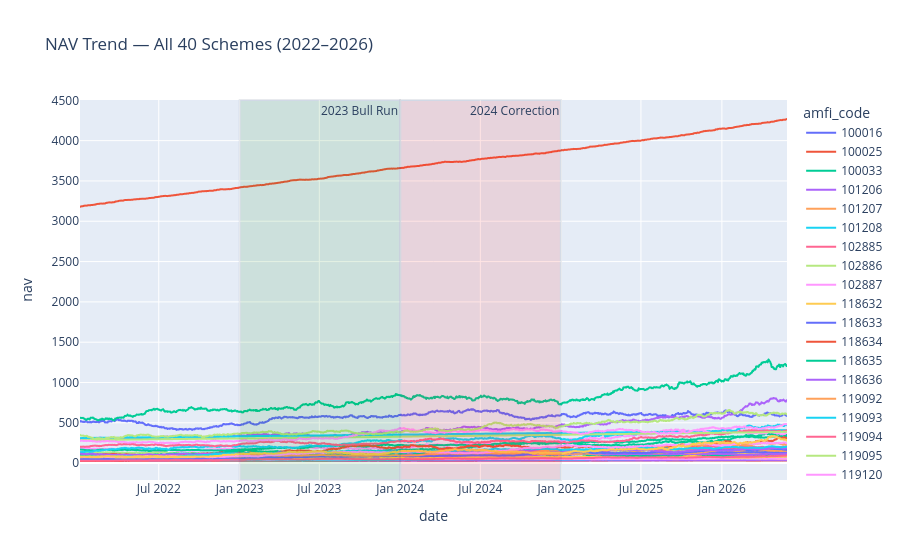

The notebook cell this image was saved under:
### Markdown cell above
## *NAV trend analysis* - *Plotly Line Chart*

### Code cell
fig = px.line(nav, x='date', y='nav', color='amfi_code',
              title='NAV Trend — All 40 Schemes (2022–2026)')
fig.add_vrect(x0="2023-01-01", x1="2023-12-31", fillcolor="green", opacity=0.1,
              annotation_text="2023 Bull Run")
fig.add_vrect(x0="2024-01-01", x1="2024-12-31", fillcolor="red", opacity=0.1,
              annotation_text="2024 Correction")
fig.write_image("nav_trend.png")
fig.show()

### Figure 1 — Plotly figure (JSON) as saved in the notebook; plotly's stock layout.template omitted (floating-point values rounded to 4 significant figures; data arrays with more than 128 entries replaced by an {"elided": "..."} marker saying what was removed)
{"data": [{"hovertemplate": "amfi_code=100016<br>date=%{x}<br>nav=%{y}<extra></extra>", "legendgroup": "100016", "line": {"color": "#636efa", "dash": "solid"}, "marker": {"symbol": "circle"}, "mode": "lines", "name": "100016", "showlegend": true, "type": "scattergl", "x": {"elided": "1150 str values"}, "xaxis": "x", "y": {"elided": "1150 float values"}, "yaxis": "y"}, {"hovertemplate": "amfi_code=100025<br>date=%{x}<br>nav=%{y}<extra></extra>", "legendgroup": "100025", "line": {"color": "#EF553B", "dash": "solid"}, "marker": {"symbol": "circle"}, "mode": "lines", "name": "100025", "showlegend": true, "type": "scattergl", "x": {"elided": "1150 str values"}, "xaxis": "x", "y": {"elided": "1150 float values"}, "yaxis": "y"}, {"hovertemplate": "amfi_code=100033<br>date=%{x}<br>nav=%{y}<extra></extra>", "legendgroup": "100033", "line": {"color": "#00cc96", "dash": "solid"}, "marker": {"symbol": "circle"}, "mode": "lines", "name": "100033", "showlegend": true, "type": "scattergl", "x": {"elided": "1150 str values"}, "xaxis": "x", "y": {"elided": "1150 float values"}, "yaxis": "y"}, {"hovertemplate": "amfi_code=101206<br>date=%{x}<br>nav=%{y}<extra></extra>", "legendgroup": "101206", "line": {"color": "#ab63fa", "dash": "solid"}, "marker": {"symbol": "circle"}, "mode": "lines", "name": "101206", "showlegend": true, "type": "scattergl", "x": {"elided": "1150 str values"}, "xaxis": "x", "y": {"elided": "1150 float values"}, "yaxis": "y"}, {"hovertemplate": "amfi_code=101207<br>date=%{x}<br>nav=%{y}<extra></extra>", "legendgroup": "101207", "line": {"color": "#FFA15A", "dash": "solid"}, "marker": {"symbol": "circle"}, "mode": "lines", "name": "101207", "showlegend": true, "type": "scattergl", "x": {"elided": "1150 str values"}, "xaxis": "x", "y": {"elided": "1150 float values"}, "yaxis": "y"}, {"hovertemplate": "amfi_code=101208<br>date=%{x}<br>nav=%{y}<extra></extra>", "legendgroup": "101208", "line": {"color": "#19d3f3", "dash": "solid"}, "marker": {"symbol": "circle"}, "mode": "lines", "name": "101208", "showlegend": true, "type": "scattergl", "x": {"elided": "1150 str values"}, "xaxis": "x", "y": {"elided": "1150 float values"}, "yaxis": "y"}, {"hovertemplate": "amfi_code=102885<br>date=%{x}<br>nav=%{y}<extra></extra>", "legendgroup": "102885", "line": {"color": "#FF6692", "dash": "solid"}, "marker": {"symbol": "circle"}, "mode": "lines", "name": "102885", "showlegend": true, "type": "scattergl", "x": {"elided": "1150 str values"}, "xaxis": "x", "y": {"elided": "1150 float values"}, "yaxis": "y"}, {"hovertemplate": "amfi_code=102886<br>date=%{x}<br>nav=%{y}<extra></extra>", "legendgroup": "102886", "line": {"color": "#B6E880", "dash": "solid"}, "marker": {"symbol": "circle"}, "mode": "lines", "name": "102886", "showlegend": true, "type": "scattergl", "x": {"elided": "1150 str values"}, "xaxis": "x", "y": {"elided": "1150 float values"}, "yaxis": "y"}, {"hovertemplate": "amfi_code=102887<br>date=%{x}<br>nav=%{y}<extra></extra>", "legendgroup": "102887", "line": {"color": "#FF97FF", "dash": "solid"}, "marker": {"symbol": "circle"}, "mode": "lines", "name": "102887", "showlegend": true, "type": "scattergl", "x": {"elided": "1150 str values"}, "xaxis": "x", "y": {"elided": "1150 float values"}, "yaxis": "y"}, {"hovertemplate": "amfi_code=118632<br>date=%{x}<br>nav=%{y}<extra></extra>", "legendgroup": "118632", "line": {"color": "#FECB52", "dash": "solid"}, "marker": {"symbol": "circle"}, "mode": "lines", "name": "118632", "showlegend": true, "type": "scattergl", "x": {"elided": "1150 str values"}, "xaxis": "x", "y": {"elided": "1150 float values"}, "yaxis": "y"}, {"hovertemplate": "amfi_code=118633<br>date=%{x}<br>nav=%{y}<extra></extra>", "legendgroup": "118633", "line": {"color": "#636efa", "dash": "solid"}, "marker": {"symbol": "circle"}, "mode": "lines", "name": "118633", "showlegend": true, "type": "scattergl", "x": {"elided": "1150 str values"}, "xaxis": "x", "y": {"elided": "1150 float values"}, "yaxis": "y"}, {"hovertemplate": "amfi_code=118634<br>date=%{x}<br>nav=%{y}<extra></extra>", "legendgroup": "118634", "line": {"color": "#EF553B", "dash": "solid"}, "marker": {"symbol": "circle"}, "mode": "lines", "name": "118634", "showlegend": true, "type": "scattergl", "x": {"elided": "1150 str values"}, "xaxis": "x", "y": {"elided": "1150 float values"}, "yaxis": "y"}, {"hovertemplate": "amfi_code=118635<br>date=%{x}<br>nav=%{y}<extra></extra>", "legendgroup": "118635", "line": {"color": "#00cc96", "dash": "solid"}, "marker": {"symbol": "circle"}, "mode": "lines", "name": "118635", "showlegend": true, "type": "scattergl", "x": {"elided": "1150 str values"}, "xaxis": "x", "y": {"elided": "1150 float values"}, "yaxis": "y"}, {"hovertemplate": "amfi_code=118636<br>date=%{x}<br>nav=%{y}<extra></extra>", "legendgroup": "118636", "line": {"color": "#ab63fa", "dash": "solid"}, "marker": {"symbol": "circle"}, "mode": "lines", "name": "118636", "showlegend": true, "type": "scattergl", "x": {"elided": "1150 str values"}, "xaxis": "x", "y": {"elided": "1150 float values"}, "yaxis": "y"}, {"hovertemplate": "amfi_code=119092<br>date=%{x}<br>nav=%{y}<extra></extra>", "legendgroup": "119092", "line": {"color": "#FFA15A", "dash": "solid"}, "marker": {"symbol": "circle"}, "mode": "lines", "name": "119092", "showlegend": true, "type": "scattergl", "x": {"elided": "1150 str values"}, "xaxis": "x", "y": {"elided": "1150 float values"}, "yaxis": "y"}, {"hovertemplate": "amfi_code=119093<br>date=%{x}<br>nav=%{y}<extra></extra>", "legendgroup": "119093", "line": {"color": "#19d3f3", "dash": "solid"}, "marker": {"symbol": "circle"}, "mode": "lines", "name": "119093", "showlegend": true, "type": "scattergl", "x": {"elided": "1150 str values"}, "xaxis": "x", "y": {"elided": "1150 float values"}, "yaxis": "y"}, {"hovertemplate": "amfi_code=119094<br>date=%{x}<br>nav=%{y}<extra></extra>", "legendgroup": "119094", "line": {"color": "#FF6692", "dash": "solid"}, "marker": {"symbol": "circle"}, "mode": "lines", "name": "119094", "showlegend": true, "type": "scattergl", "x": {"elided": "1150 str values"}, "xaxis": "x", "y": {"elided": "1150 float values"}, "yaxis": "y"}, {"hovertemplate": "amfi_code=119095<br>date=%{x}<br>nav=%{y}<extra></extra>", "legendgroup": "119095", "line": {"color": "#B6E880", "dash": "solid"}, "marker": {"symbol": "circle"}, "mode": "lines", "name": "119095", "showlegend": true, "type": "scattergl", "x": {"elided": "1150 str values"}, "xaxis": "x", "y": {"elided": "1150 float values"}, "yaxis": "y"}, {"hovertemplate": "amfi_code=119120<br>date=%{x}<br>nav=%{y}<extra></extra>", "legendgroup": "119120", "line": {"color": "#FF97FF", "dash": "solid"}, "marker": {"symbol": "circle"}, "mode": "lines", "name": "119120", "showlegend": true, "type": "scattergl", "x": {"elided": "1150 str values"}, "xaxis": "x", "y": {"elided": "1150 float values"}, "yaxis": "y"}, {"hovertemplate": "amfi_code=119551<br>date=%{x}<br>nav=%{y}<extra></extra>", "legendgroup": "119551", "line": {"color": "#FECB52", "dash": "solid"}, "marker": {"symbol": "circle"}, "mode": "lines", "name": "119551", "showlegend": true, "type": "scattergl", "x": {"elided": "1150 str values"}, "xaxis": "x", "y": {"elided": "1150 float values"}, "yaxis": "y"}, {"hovertemplate": "amfi_code=119552<br>date=%{x}<br>nav=%{y}<extra></extra>", "legendgroup": "119552", "line": {"color": "#636efa", "dash": "solid"}, "marker": {"symbol": "circle"}, "mode": "lines", "name": "119552", "showlegend": true, "type": "scattergl", "x": {"elided": "1150 str values"}, "xaxis": "x", "y": {"elided": "1150 float values"}, "yaxis": "y"}, {"hovertemplate": "amfi_code=119598<br>date=%{x}<br>nav=%{y}<extra></extra>", "legendgroup": "119598", "line": {"color": "#EF553B", "dash": "solid"}, "marker": {"symbol": "circle"}, "mode": "lines", "name": "119598", "showlegend": true, "type": "scattergl", "x": {"elided": "1150 str values"}, "xaxis": "x", "y": {"elided": "1150 float values"}, "yaxis": "y"}, {"hovertemplate": "amfi_code=119599<br>date=%{x}<br>nav=%{y}<extra></extra>", "legendgroup": "119599", "line": {"color": "#00cc96", "dash": "solid"}, "marker": {"symbol": "circle"}, "mode": "lines", "name": "119599", "showlegend": true, "type": "scattergl", "x": {"elided": "1150 str values"}, "xaxis": "x", "y": {"elided": "1150 float values"}, "yaxis": "y"}, {"hovertemplate": "amfi_code=120503<br>date=%{x}<br>nav=%{y}<extra></extra>", "legendgroup": "120503", "line": {"color": "#ab63fa", "dash": "solid"}, "marker": {"symbol": "circle"}, "mode": "lines", "name": "120503", "showlegend": true, "type": "scattergl", "x": {"elided": "1150 str values"}, "xaxis": "x", "y": {"elided": "1150 float values"}, "yaxis": "y"}, {"hovertemplate": "amfi_code=120504<br>date=%{x}<br>nav=%{y}<extra></extra>", "legendgroup": "120504", "line": {"color": "#FFA15A", "dash": "solid"}, "marker": {"symbol": "circle"}, "mode": "lines", "name": "120504", "showlegend": true, "type": "scattergl", "x": {"elided": "1150 str values"}, "xaxis": "x", "y": {"elided": "1150 float values"}, "yaxis": "y"}, {"hovertemplate": "amfi_code=120505<br>date=%{x}<br>nav=%{y}<extra></extra>", "legendgroup": "120505", "line": {"color": "#19d3f3", "dash": "solid"}, "marker": {"symbol": "circle"}, "mode": "lines", "name": "120505", "showlegend": true, "type": "scattergl", "x": {"elided": "1150 str values"}, "xaxis": "x", "y": {"elided": "1150 float values"}, "yaxis": "y"}, {"hovertemplate": "amfi_code=120506<br>date=%{x}<br>nav=%{y}<extra></extra>", "legendgroup": "120506", "line": {"color": "#FF6692", "dash": "solid"}, "marker": {"symbol": "circle"}, "mode": "lines", "name": "120506", "showlegend": true, "type": "scattergl", "x": {"elided": "1150 str values"}, "xaxis": "x", "y": {"elided": "1150 float values"}, "yaxis": "y"}, {"hovertemplate": "amfi_code=120507<br>date=%{x}<br>nav=%{y}<extra></extra>", "legendgroup": "120507", "line": {"color": "#B6E880", "dash": "solid"}, "marker": {"symbol": "circle"}, "mode": "lines", "name": "120507", "showlegend": true, "type": "scattergl", "x": {"elided": "1150 str values"}, "xaxis": "x", "y": {"elided": "1150 float values"}, "yaxis": "y"}, {"hovertemplate": "amfi_code=120841<br>date=%{x}<br>nav=%{y}<extra></extra>", "legendgroup": "120841", "line": {"color": "#FF97FF", "dash": "solid"}, "marker": {"symbol": "circle"}, "mode": "lines", "name": "120841", "showlegend": true, "type": "scattergl", "x": {"elided": "1150 str values"}, "xaxis": "x", "y": {"elided": "1150 float values"}, "yaxis": "y"}, {"hovertemplate": "amfi_code=120842<br>date=%{x}<br>nav=%{y}<extra></extra>", "legendgroup": "120842", "line": {"color": "#FECB52", "dash": "solid"}, "marker": {"symbol": "circle"}, "mode": "lines", "name": "120842", "showlegend": true, "type": "scattergl", "x": {"elided": "1150 str values"}, "xaxis": "x", "y": {"elided": "1150 float values"}, "yaxis": "y"}, {"hovertemplate": "amfi_code=120843<br>date=%{x}<br>nav=%{y}<extra></extra>", "legendgroup": "120843", "line": {"color": "#636efa", "dash": "solid"}, "marker": {"symbol": "circle"}, "mode": "lines", "name": "120843", "showlegend": true, "type": "scattergl", "x": {"elided": "1150 str values"}, "xaxis": "x", "y": {"elided": "1150 float values"}, "yaxis": "y"}, {"hovertemplate": "amfi_code=120844<br>date=%{x}<br>nav=%{y}<extra></extra>", "legendgroup": "120844", "line": {"color": "#EF553B", "dash": "solid"}, "marker": {"symbol": "circle"}, "mode": "lines", "name": "120844", "showlegend": true, "type": "scattergl", "x": {"elided": "1150 str values"}, "xaxis": "x", "y": {"elided": "1150 float values"}, "yaxis": "y"}, {"hovertemplate": "amfi_code=125497<br>date=%{x}<br>nav=%{y}<extra></extra>", "legendgroup": "125497", "line": {"color": "#00cc96", "dash": "solid"}, "marker": {"symbol": "circle"}, "mode": "lines", "name": "125497", "showlegend": true, "type": "scattergl", "x": {"elided": "1150 str values"}, "xaxis": "x", "y": {"elided": "1150 float values"}, "yaxis": "y"}, {"hovertemplate": "amfi_code=125498<br>date=%{x}<br>nav=%{y}<extra></extra>", "legendgroup": "125498", "line": {"color": "#ab63fa", "dash": "solid"}, "marker": {"symbol": "circle"}, "mode": "lines", "name": "125498", "showlegend": true, "type": "scattergl", "x": {"elided": "1150 str values"}, "xaxis": "x", "y": {"elided": "1150 float values"}, "yaxis": "y"}, {"hovertemplate": "amfi_code=148567<br>date=%{x}<br>nav=%{y}<extra></extra>", "legendgroup": "148567", "line": {"color": "#FFA15A", "dash": "solid"}, "marker": {"symbol": "circle"}, "mode": "lines", "name": "148567", "showlegend": true, "type": "scattergl", "x": {"elided": "1150 str values"}, "xaxis": "x", "y": {"elided": "1150 float values"}, "yaxis": "y"}, {"hovertemplate": "amfi_code=148568<br>date=%{x}<br>nav=%{y}<extra></extra>", "legendgroup": "148568", "line": {"color": "#19d3f3", "dash": "solid"}, "marker": {"symbol": "circle"}, "mode": "lines", "name": "148568", "showlegend": true, "type": "scattergl", "x": {"elided": "1150 str values"}, "xaxis": "x", "y": {"elided": "1150 float values"}, "yaxis": "y"}, {"hovertemplate": "amfi_code=148569<br>date=%{x}<br>nav=%{y}<extra></extra>", "legendgroup": "148569", "line": {"color": "#FF6692", "dash": "solid"}, "marker": {"symbol": "circle"}, "mode": "lines", "name": "148569", "showlegend": true, "type": "scattergl", "x": {"elided": "1150 str values"}, "xaxis": "x", "y": {"elided": "1150 float values"}, "yaxis": "y"}, {"hovertemplate": "amfi_code=149322<br>date=%{x}<br>nav=%{y}<extra></extra>", "legendgroup": "149322", "line": {"color": "#B6E880", "dash": "solid"}, "marker": {"symbol": "circle"}, "mode": "lines", "name": "149322", "showlegend": true, "type": "scattergl", "x": {"elided": "1150 str values"}, "xaxis": "x", "y": {"elided": "1150 float values"}, "yaxis": "y"}, {"hovertemplate": "amfi_code=149323<br>date=%{x}<br>nav=%{y}<extra></extra>", "legendgroup": "149323", "line": {"color": "#FF97FF", "dash": "solid"}, "marker": {"symbol": "circle"}, "mode": "lines", "name": "149323", "showlegend": true, "type": "scattergl", "x": {"elided": "1150 str values"}, "xaxis": "x", "y": {"elided": "1150 float values"}, "yaxis": "y"}, {"hovertemplate": "amfi_code=149324<br>date=%{x}<br>nav=%{y}<extra></extra>", "legendgroup": "149324", "line": {"color": "#FECB52", "dash": "solid"}, "marker": {"symbol": "circle"}, "mode": "lines", "name": "149324", "showlegend": true, "type": "scattergl", "x": {"elided": "1150 str values"}, "xaxis": "x", "y": {"elided": "1150 float values"}, "yaxis": "y"}], "layout": {"annotations": [{"showarrow": false, "text": "2023 Bull Run", "x": "2023-12-31", "xanchor": "right", "xref": "x", "y": 1, "yanchor": "top", "yref": "y domain"}, {"showarrow": false, "text": "2024 Correction", "x": "2024-12-31", "xanchor": "right", "xref": "x", "y": 1, "yanchor": "top", "yref": "y domain"}], "legend": {"title": {"text": "amfi_code"}, "tracegroupgap": 0}, "shapes": [{"fillcolor": "green", "opacity": 0.1, "type": "rect", "x0": "2023-01-01", "x1": "2023-12-31", "xref": "x", "y0": 0, "y1": 1, "yref": "y domain"}, {"fillcolor": "red", "opacity": 0.1, "type": "rect", "x0": "2024-01-01", "x1": "2024-12-31", "xref": "x", "y0": 0, "y1": 1, "yref": "y domain"}], "title": {"text": "NAV Trend — All 40 Schemes (2022–2026)"}, "xaxis": {"anchor": "y", "domain": [0, 1], "title": {"text": "date"}}, "yaxis": {"anchor": "x", "domain": [0, 1], "title": {"text": "nav"}}}}
